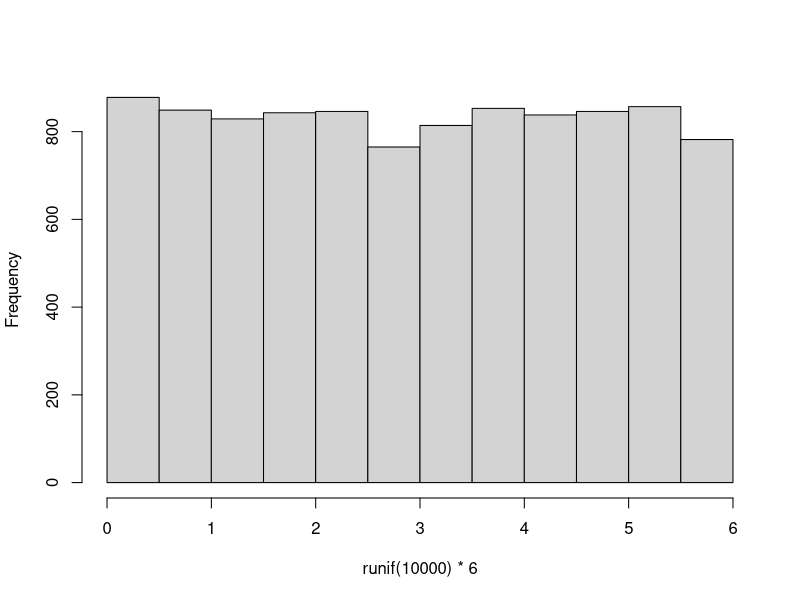
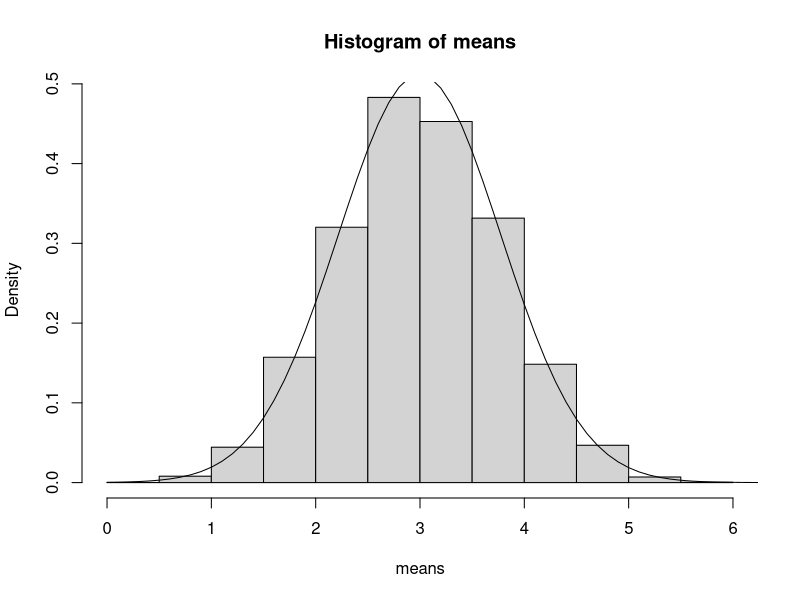

Here is the R script that generated these plots, in order:
#Central limit Theorem

hist(runif(10000)*6,main="")

means=numeric(10000)
for(i in 1:10000)
{ means[i] <- mean(runif(5)*6) }

hist(means,freq=FALSE)

mean(means)
sd(means)
xv=seq(0,10,0.1)
yv=dnorm(xv,mean=mean(means),sd=sd(means))
lines(xv,yv)

